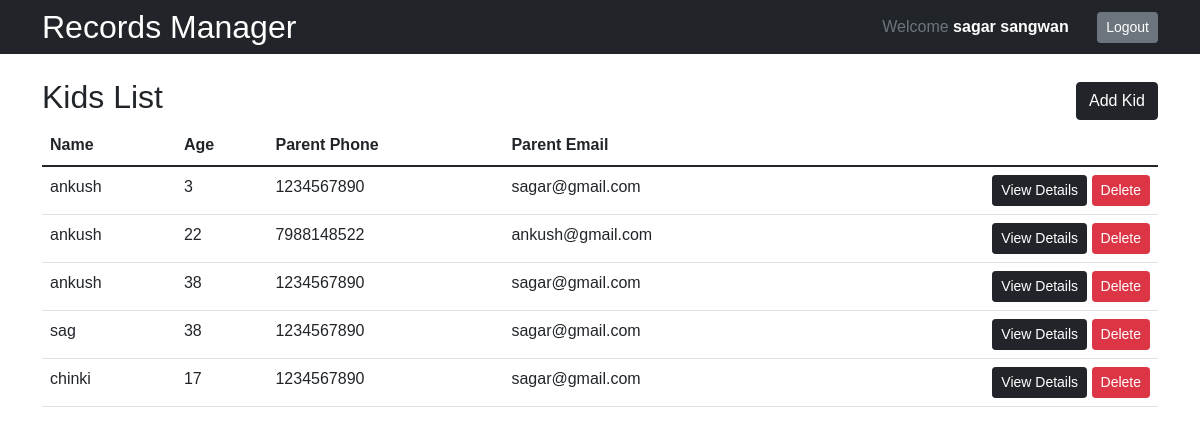
The app's page / (signed in) with its own data.
### records_manager/models.py (models this page shows, shortened)
class child(models.Model):
    user_id = models.ForeignKey('auth.User', on_delete=models.CASCADE)
    name = models.CharField(max_length=50)
    age = models.IntegerField()
    parent_contact_number = models.IntegerField()
    parent_email = models.EmailField()
    class Meta:
        db_table = "child"

### records_manager/views.py (the view)
# urls.py: 2. Add a URL to urlpatterns:  path('', views.home, name='home')
@login_required
def home(request):
    if request.method == 'GET':
        all_kid = child.objects.filter(user_id=request.user)
        for kid in all_kid:
            print(kid.parent_email)
        current_user = request.user
        return render(request, 'pages/home.html', {'all_kid': all_kid, 'current_user_name': current_user.first_name+' '+current_user.last_name})
    return render(request, 'pages/home.html')

### templates/pages/home.html (shortened to what this page needs)
{% extends "main.html" %}
{% block content %}
<div class="bg-dark">
    <div class="container">
        <div class="row py-2">
            <div class="col-6">
                <a href="/">
                    <h2 class="text-white mb-0">Records Manager</h1>
                </a>
            </div>
            <div class="col-6 text-end mt-1">
                <div class="text-secondary">Welcome <b class="text-white">{{ current_user_name }}</b> <a
                        class="btn btn-secondary ms-4 btn-sm" href="/logoutuser">Logout</a>
                </div>
            </div>
        </div>
    </div>
</div>
<div class="container mt-4">
    <div class="row">
        <div class="col-xs-12 col-md-6">
            <h2 class="">Kids List</h2>
        </div>
        <div class="col-xs-12 col-md-6 text-end mt-1">
            <button type="button" class="btn btn-dark" data-bs-toggle="modal" data-bs-target="#add-new-kid">
                Add Kid
            </button>
        </div>
    </div>
</div>
<div class="container">
    <table class="table">
        <thead>
            <tr>
                <th scope="col">Name</th>
                <th scope="col">Age</th>
                <th scope="col">Parent Phone</th>
                <th scope="col">Parent Email</th>
                <th scope="col"></th>
            </tr>
        </thead>
        <tbody>
            {% for kid in all_kid %}
            <tr>
                <td> {{ kid.name }} </td>
                <td> {{ kid.age }} </td>
                <td> {{kid.parent_contact_number}} </td>
                <td> {{kid.parent_email}} </td>
                <td class="text-end">
                    <a class="btn btn-dark btn-sm" href="kid-info/{{ kid.id }}">View Details</a> <a
                        class="btn btn-danger btn-sm" href="delete-kid/{{ kid.id }}">Delete</a>
                </td>
                {% endfor %}
            </tr>
        </tbody>
    </table>
</div>
{% endblock %}

### templates/main.html (shortened to what this page needs)
<!DOCTYPE html>
<html lang="en">
<head>
    <link href="https://cdn.jsdelivr.net/npm/bootstrap@5.1.3/dist/css/bootstrap.min.css" rel="stylesheet"
>
    <link rel="stylesheet" href="/static/style.css">
</head>
<body>
    {% block content %}
    {% endblock %}
</body>
</html>

### static/style.css (style rules this page uses)
body { font-family: 'Raleway', sans-serif; }
a,.btn-link { text-decoration: none; color: rgb(5, 92, 173); }

### records on screen
child: name "ankush", age "3", parent_contact_number "1234567890", parent_email "sagar@gmail.com"
child: name "ankush", age "22", parent_contact_number "7988148522", parent_email "ankush@gmail.com"
child: name "ankush", age "38", parent_contact_number "1234567890", parent_email "sagar@gmail.com"
child: name "sag", age "38", parent_contact_number "1234567890", parent_email "sagar@gmail.com"
child: name "chinki", age "17", parent_contact_number "1234567890", parent_email "sagar@gmail.com"

### other values on screen
{{ current_user_name }} "sagar sangwan"
